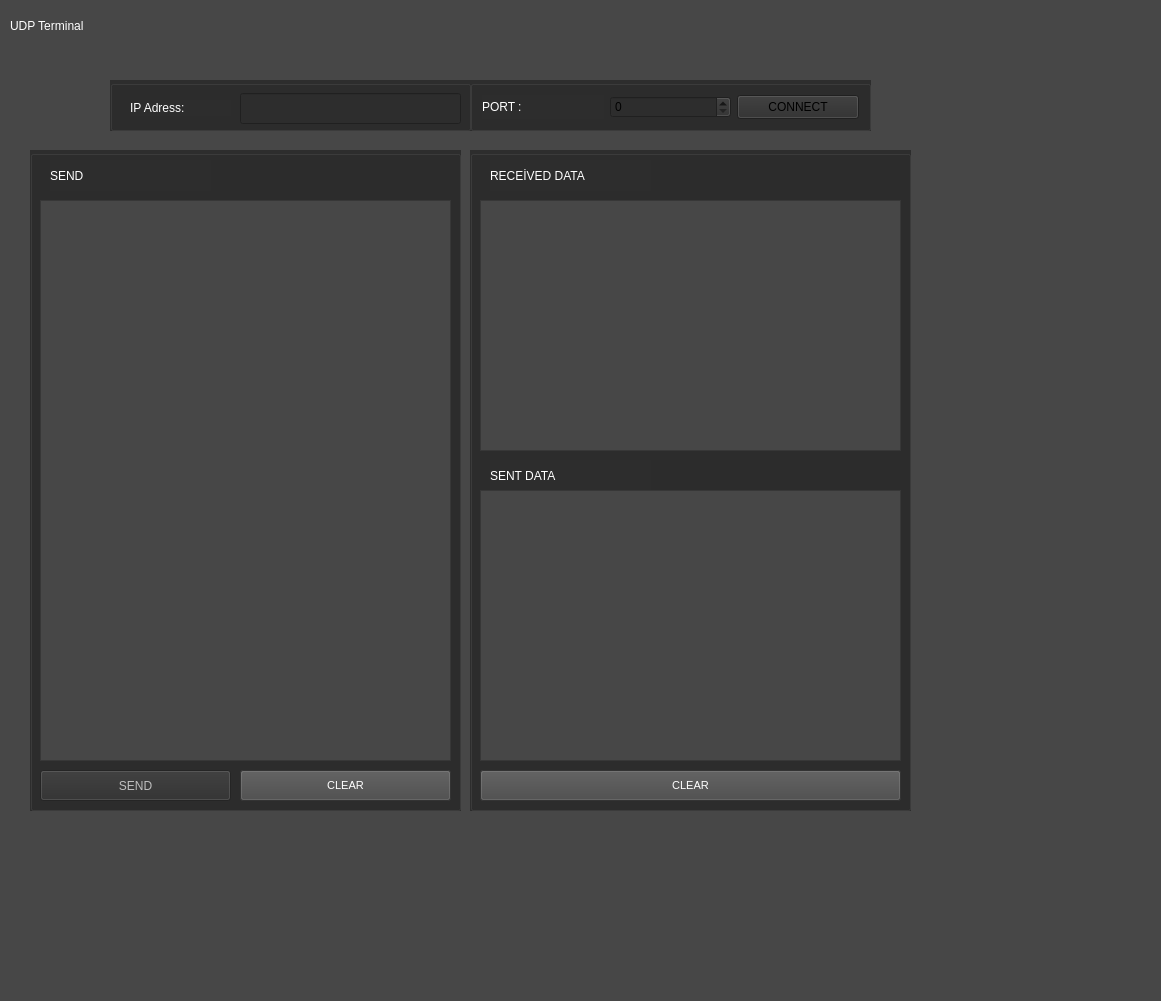
<?xml version="1.0" encoding="UTF-8"?>
<ui version="4.0">
 <class>MainWindow</class>
 <widget class="QMainWindow" name="MainWindow">
  <property name="geometry">
   <rect>
    <x>0</x>
    <y>0</y>
    <width>1161</width>
    <height>1001</height>
   </rect>
  </property>
  <property name="windowTitle">
   <string>MainWindow</string>
  </property>
  <property name="toolTip">
   <string>UDP Terminal</string>
  </property>
  <property name="statusTip">
   <string/>
  </property>
  <property name="whatsThis">
   <string/>
  </property>
  <property name="styleSheet">
   <string notr="true">background-color: rgb(71, 71, 71);</string>
  </property>
  <property name="documentMode">
   <bool>false</bool>
  </property>
  <widget class="QWidget" name="centralwidget">
   <widget class="QGroupBox" name="groupBox">
    <property name="geometry">
     <rect>
      <x>470</x>
      <y>80</y>
      <width>401</width>
      <height>51</height>
     </rect>
    </property>
    <property name="styleSheet">
     <string notr="true">background-color: rgb(45, 45, 45);</string>
    </property>
    <property name="title">
     <string/>
    </property>
    <layout class="QHBoxLayout" name="horizontalLayout">
     <item>
      <widget class="QLabel" name="label">
       <property name="styleSheet">
        <string notr="true">font: 900 11pt &quot;Arial Black&quot;;
color: rgb(255, 255, 255);</string>
       </property>
       <property name="text">
        <string>PORT :</string>
       </property>
      </widget>
     </item>
     <item>
      <widget class="QSpinBox" name="spn_PORT">
       <property name="styleSheet">
        <string notr="true"/>
       </property>
       <property name="maximum">
        <number>999999999</number>
       </property>
       <property name="value">
        <number>0</number>
       </property>
      </widget>
     </item>
     <item>
      <widget class="QPushButton" name="BTN_CONNECT">
       <property name="minimumSize">
        <size>
         <width>122</width>
         <height>24</height>
        </size>
       </property>
       <property name="toolTip">
        <string>UDP connection</string>
       </property>
       <property name="toolTipDuration">
        <number>-1</number>
       </property>
       <property name="statusTip">
        <string/>
       </property>
       <property name="whatsThis">
        <string>&lt;html&gt;&lt;head/&gt;&lt;body&gt;&lt;p&gt;&lt;br/&gt;&lt;/p&gt;&lt;/body&gt;&lt;/html&gt;</string>
       </property>
       <property name="styleSheet">
        <string notr="true"/>
       </property>
       <property name="text">
        <string>CONNECT</string>
       </property>
      </widget>
     </item>
    </layout>
   </widget>
   <widget class="QGroupBox" name="groupBox_2">
    <property name="geometry">
     <rect>
      <x>30</x>
      <y>150</y>
      <width>431</width>
      <height>661</height>
     </rect>
    </property>
    <property name="styleSheet">
     <string notr="true">
background-color: rgb(45, 45, 45);</string>
    </property>
    <property name="title">
     <string/>
    </property>
    <widget class="QPushButton" name="btn_SEND">
     <property name="enabled">
      <bool>false</bool>
     </property>
     <property name="geometry">
      <rect>
       <x>10</x>
       <y>620</y>
       <width>191</width>
       <height>31</height>
      </rect>
     </property>
     <property name="toolTip">
      <string>Send macro</string>
     </property>
     <property name="styleSheet">
      <string notr="true"/>
     </property>
     <property name="text">
      <string>SEND</string>
     </property>
    </widget>
    <widget class="QPushButton" name="BTN_clear">
     <property name="geometry">
      <rect>
       <x>210</x>
       <y>620</y>
       <width>211</width>
       <height>31</height>
      </rect>
     </property>
     <property name="toolTip">
      <string/>
     </property>
     <property name="styleSheet">
      <string notr="true">
QPushButton{
    background-color: rgb(71, 71, 71);
    color: rgb(255, 255, 255);
    padding: 10px 20px;      
    font-size: 11px;         

}
QPushButton::pressed{
     background-color: rgb(11, 170, 16);
    color: rgb(255, 255, 255);
}</string>
     </property>
     <property name="text">
      <string>CLEAR</string>
     </property>
    </widget>
    <widget class="QLabel" name="label_6">
     <property name="geometry">
      <rect>
       <x>20</x>
       <y>10</y>
       <width>161</width>
       <height>31</height>
      </rect>
     </property>
     <property name="styleSheet">
      <string notr="true">font: 900 11pt &quot;Arial Black&quot;;
color: rgb(255, 255, 255);</string>
     </property>
     <property name="text">
      <string>SEND</string>
     </property>
    </widget>
    <widget class="QTextEdit" name="textEdit">
     <property name="geometry">
      <rect>
       <x>10</x>
       <y>50</y>
       <width>411</width>
       <height>561</height>
      </rect>
     </property>
     <property name="styleSheet">
      <string notr="true">background-color: rgb(71, 71, 71);
color: rgb(255, 255, 255);</string>
     </property>
    </widget>
   </widget>
   <widget class="QLabel" name="label_3">
    <property name="geometry">
     <rect>
      <x>10</x>
      <y>0</y>
      <width>391</width>
      <height>51</height>
     </rect>
    </property>
    <property name="styleSheet">
     <string notr="true">;
font: 900 36pt &quot;Arial Black&quot;;

color: rgb(255, 255, 255);</string>
    </property>
    <property name="text">
     <string>UDP Terminal</string>
    </property>
   </widget>
   <widget class="QGroupBox" name="groupBox_3">
    <property name="geometry">
     <rect>
      <x>470</x>
      <y>150</y>
      <width>441</width>
      <height>661</height>
     </rect>
    </property>
    <property name="styleSheet">
     <string notr="true">background-color: rgb(45, 45, 45);</string>
    </property>
    <property name="title">
     <string/>
    </property>
    <widget class="QListWidget" name="console">
     <property name="geometry">
      <rect>
       <x>10</x>
       <y>50</y>
       <width>421</width>
       <height>251</height>
      </rect>
     </property>
     <property name="styleSheet">
      <string notr="true">background-color: rgb(71, 71, 71);
color: rgb(255, 255, 255);</string>
     </property>
    </widget>
    <widget class="QPushButton" name="pushButton">
     <property name="geometry">
      <rect>
       <x>10</x>
       <y>620</y>
       <width>421</width>
       <height>31</height>
      </rect>
     </property>
     <property name="styleSheet">
      <string notr="true">
QPushButton{
    background-color: rgb(71, 71, 71);
    color: rgb(255, 255, 255);
    padding: 10px 20px;      
    font-size: 11px;         

}
QPushButton::pressed{
    background-color: rgb(11, 170, 16);
    color: rgb(255, 255, 255);
}</string>
     </property>
     <property name="text">
      <string>CLEAR</string>
     </property>
    </widget>
    <widget class="QLabel" name="label_4">
     <property name="geometry">
      <rect>
       <x>20</x>
       <y>10</y>
       <width>161</width>
       <height>31</height>
      </rect>
     </property>
     <property name="styleSheet">
      <string notr="true">font: 900 11pt &quot;Arial Black&quot;;
color: rgb(255, 255, 255);</string>
     </property>
     <property name="text">
      <string>RECEİVED DATA</string>
     </property>
    </widget>
    <widget class="QLabel" name="label_2">
     <property name="geometry">
      <rect>
       <x>20</x>
       <y>310</y>
       <width>161</width>
       <height>31</height>
      </rect>
     </property>
     <property name="styleSheet">
      <string notr="true">font: 900 11pt &quot;Arial Black&quot;;
color: rgb(255, 255, 255);</string>
     </property>
     <property name="text">
      <string>SENT DATA</string>
     </property>
    </widget>
    <widget class="QListWidget" name="listWidget">
     <property name="geometry">
      <rect>
       <x>10</x>
       <y>340</y>
       <width>421</width>
       <height>271</height>
      </rect>
     </property>
     <property name="styleSheet">
      <string notr="true">background-color: rgb(71, 71, 71);
color: rgb(255, 255, 255);</string>
     </property>
    </widget>
   </widget>
   <widget class="QGroupBox" name="groupBox_4">
    <property name="geometry">
     <rect>
      <x>110</x>
      <y>80</y>
      <width>361</width>
      <height>51</height>
     </rect>
    </property>
    <property name="styleSheet">
     <string notr="true">background-color: rgb(45, 45, 45);</string>
    </property>
    <property name="title">
     <string/>
    </property>
    <widget class="QLabel" name="label_5">
     <property name="geometry">
      <rect>
       <x>20</x>
       <y>20</y>
       <width>101</width>
       <height>16</height>
      </rect>
     </property>
     <property name="styleSheet">
      <string notr="true">font: 900 11pt &quot;Arial Black&quot;;
color: rgb(255, 255, 255);</string>
     </property>
     <property name="text">
      <string>IP Adress:</string>
     </property>
    </widget>
    <widget class="QLineEdit" name="ipAdress_line">
     <property name="geometry">
      <rect>
       <x>130</x>
       <y>13</y>
       <width>221</width>
       <height>31</height>
      </rect>
     </property>
     <property name="styleSheet">
      <string notr="true"/>
     </property>
    </widget>
   </widget>
  </widget>
  <widget class="QMenuBar" name="menubar">
   <property name="geometry">
    <rect>
     <x>0</x>
     <y>0</y>
     <width>1161</width>
     <height>21</height>
    </rect>
   </property>
  </widget>
  <widget class="QStatusBar" name="statusbar"/>
 </widget>
 <resources/>
 <connections>
  <connection>
   <sender>pushButton</sender>
   <signal>clicked()</signal>
   <receiver>console</receiver>
   <slot>clear()</slot>
   <hints>
    <hint type="sourcelabel">
     <x>670</x>
     <y>791</y>
    </hint>
    <hint type="destinationlabel">
     <x>649</x>
     <y>411</y>
    </hint>
   </hints>
  </connection>
  <connection>
   <sender>pushButton</sender>
   <signal>clicked()</signal>
   <receiver>listWidget</receiver>
   <slot>clear()</slot>
   <hints>
    <hint type="sourcelabel">
     <x>584</x>
     <y>791</y>
    </hint>
    <hint type="destinationlabel">
     <x>571</x>
     <y>699</y>
    </hint>
   </hints>
  </connection>
  <connection>
   <sender>BTN_clear</sender>
   <signal>clicked()</signal>
   <receiver>textEdit</receiver>
   <slot>clear()</slot>
   <hints>
    <hint type="sourcelabel">
     <x>342</x>
     <y>802</y>
    </hint>
    <hint type="destinationlabel">
     <x>340</x>
     <y>777</y>
    </hint>
   </hints>
  </connection>
 </connections>
</ui>
